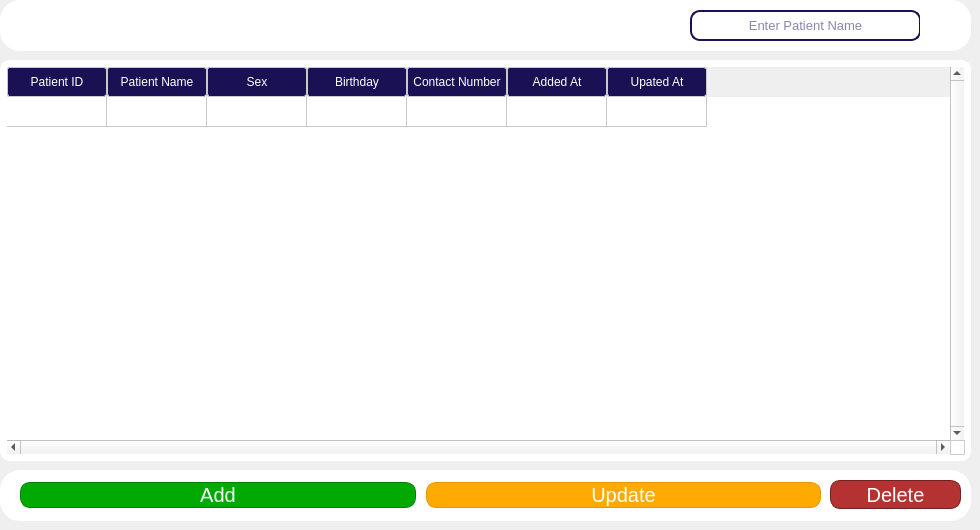
    <widget class="QWidget" name="page_3">
     <widget class="QWidget" name="crud_btn_holder_2" native="true">
      <property name="geometry">
       <rect>
        <x>0</x>
        <y>470</y>
        <width>971</width>
        <height>51</height>
       </rect>
      </property>
      <property name="styleSheet">
       <string notr="true">background-color: rgb(255, 255, 255);
border-radius: 20px;
</string>
      </property>
      <widget class="QWidget" name="horizontalLayoutWidget_2">
       <property name="geometry">
        <rect>
         <x>10</x>
         <y>0</y>
         <width>821</width>
         <height>51</height>
        </rect>
       </property>
       <layout class="QHBoxLayout" name="horizontalLayout_3">
        <property name="spacing">
         <number>10</number>
        </property>
        <property name="leftMargin">
         <number>10</number>
        </property>
        <property name="rightMargin">
         <number>10</number>
        </property>
        <item>
         <widget class="QPushButton" name="patientAddBtn">
          <property name="font">
           <font>
            <pointsize>15</pointsize>
           </font>
          </property>
          <property name="cursor">
           <cursorShape>PointingHandCursor</cursorShape>
          </property>
          <property name="styleSheet">
           <string notr="true">QPushButton {
    background-color: rgb(0, 170, 0);
    color: white;
    border: 1px solid green;
    border-radius: 10px;
}

/* Hover effect */
QPushButton:hover {
    background-color: rgb(0, 190, 0);
}

/* Pressed effect */
QPushButton:pressed {
    background-color: rgb(0, 140, 0);
}
</string>
          </property>
          <property name="text">
           <string>Add</string>
          </property>
          <property name="autoDefault">
           <bool>false</bool>
          </property>
          <property name="default">
           <bool>false</bool>
          </property>
         </widget>
        </item>
        <item>
         <widget class="QPushButton" name="patientUpdateBtn">
          <property name="font">
           <font>
            <pointsize>15</pointsize>
           </font>
          </property>
          <property name="cursor">
           <cursorShape>PointingHandCursor</cursorShape>
          </property>
          <property name="styleSheet">
           <string notr="true">QPushButton {
    background-color: rgb(255, 170, 0);   /* base */
    color: white;
    border: 1px solid rgb(230, 150, 0);
    border-radius: 10px;
}

QPushButton:hover {
    background-color: rgb(255, 185, 40);  
}

QPushButton:pressed {
    background-color: rgb(230, 150, 0);   
}
</string>
          </property>
          <property name="text">
           <string>Update</string>
          </property>
         </widget>
        </item>
       </layout>
      </widget>
      <widget class="QPushButton" name="patientDelBtn">
       <property name="geometry">
        <rect>
         <x>830</x>
         <y>10</y>
         <width>131</width>
         <height>29</height>
        </rect>
       </property>
       <property name="font">
        <font>
         <pointsize>15</pointsize>
        </font>
       </property>
       <property name="cursor">
        <cursorShape>PointingHandCursor</cursorShape>
       </property>
       <property name="styleSheet">
        <string notr="true">QPushButton {
    background-color: rgb(180, 50, 50);   /* darker red - serious tone */
    color: white;
    border: 1px solid rgb(120, 30, 30);  /* slightly darker border */
    border-radius: 10px;
}

QPushButton:hover {
    background-color: rgb(160, 40, 40);   /* muted hover - less inviting */
}

QPushButton:pressed {
    background-color: rgb(130, 30, 30);   /* pressed darker - reinforces caution */
}
</string>
       </property>
       <property name="text">
        <string>Delete</string>
       </property>
      </widget>
     </widget>
     <widget class="QTableWidget" name="patientTable">
      <property name="geometry">
       <rect>
        <x>0</x>
        <y>60</y>
        <width>971</width>
        <height>401</height>
       </rect>
      </property>
      <property name="styleSheet">
       <string notr="true">QTableWidget {
    color: rgb(26, 16, 84);
    background-color: rgb(255, 255, 255);
    border: 2px solid rgb(255, 255, 255);
    border-radius: 10px;
    gridline-color: rgb(200, 200, 200);
    padding: 5px;  /* optional: adds spacing inside cells */
}

QHeaderView::section {
    background-color: rgb(26, 16, 84);
    color: white;
    border: 1px solid rgb(200, 200, 200);
    border-radius: 3px;
    padding: 5px;  /* spacing inside headers */
}
</string>
      </property>
      <property name="verticalScrollBarPolicy">
       <enum>Qt::ScrollBarPolicy::ScrollBarAlwaysOn</enum>
      </property>
      <property name="horizontalScrollBarPolicy">
       <enum>Qt::ScrollBarPolicy::ScrollBarAlwaysOn</enum>
      </property>
      <property name="selectionMode">
       <enum>QAbstractItemView::SelectionMode::SingleSelection</enum>
      </property>
      <property name="selectionBehavior">
       <enum>QAbstractItemView::SelectionBehavior::SelectRows</enum>
      </property>
      <attribute name="verticalHeaderVisible">
       <bool>false</bool>
      </attribute>
      <attribute name="verticalHeaderHighlightSections">
       <bool>false</bool>
      </attribute>
      <row>
       <property name="text">
        <string>New Row</string>
       </property>
      </row>
      <column>
       <property name="text">
        <string>Patient ID</string>
       </property>
      </column>
      <column>
       <property name="text">
        <string>Patient Name</string>
       </property>
      </column>
      <column>
       <property name="text">
        <string>Sex</string>
       </property>
      </column>
      <column>
       <property name="text">
        <string>Birthday</string>
       </property>
      </column>
      <column>
       <property name="text">
        <string>Contact Number</string>
       </property>
      </column>
      <column>
       <property name="text">
        <string>Added At</string>
       </property>
      </column>
      <column>
       <property name="text">
        <string>Upated At</string>
       </property>
      </column>
     </widget>
     <widget class="QWidget" name="header_2" native="true">
      <property name="geometry">
       <rect>
        <x>0</x>
        <y>0</y>
        <width>971</width>
        <height>51</height>
       </rect>
      </property>
      <property name="styleSheet">
       <string notr="true">background-color: rgb(255, 255, 255);
border-radius: 20px;
</string>
      </property>
      <widget class="QLineEdit" name="patientnameSearchField">
       <property name="geometry">
        <rect>
         <x>690</x>
         <y>10</y>
         <width>231</width>
         <height>31</height>
        </rect>
       </property>
       <property name="font">
        <font>
         <pointsize>10</pointsize>
        </font>
       </property>
       <property name="styleSheet">
        <string notr="true">QLineEdit {
    border: 2px solid #1A1054;
    border-radius: 10px;
    padding: 5px;
	color: rgb(26, 16, 84)
}</string>
       </property>
       <property name="alignment">
        <set>Qt::AlignmentFlag::AlignCenter</set>
       </property>
       <property name="placeholderText">
        <string>Enter Patient Name</string>
       </property>
      </widget>
      <widget class="QPushButton" name="patientnameSearchBtn">
       <property name="geometry">
        <rect>
         <x>920</x>
         <y>10</y>
         <width>31</width>
         <height>31</height>
        </rect>
       </property>
       <property name="text">
        <string/>
       </property>
       <property name="icon">
        <iconset>
         <normaloff>../assets/search_icon_nobg.png</normaloff>../assets/search_icon_nobg.png</iconset>
       </property>
       <property name="iconSize">
        <size>
         <width>32</width>
         <height>32</height>
        </size>
       </property>
      </widget>
     </widget>
    </widget>
